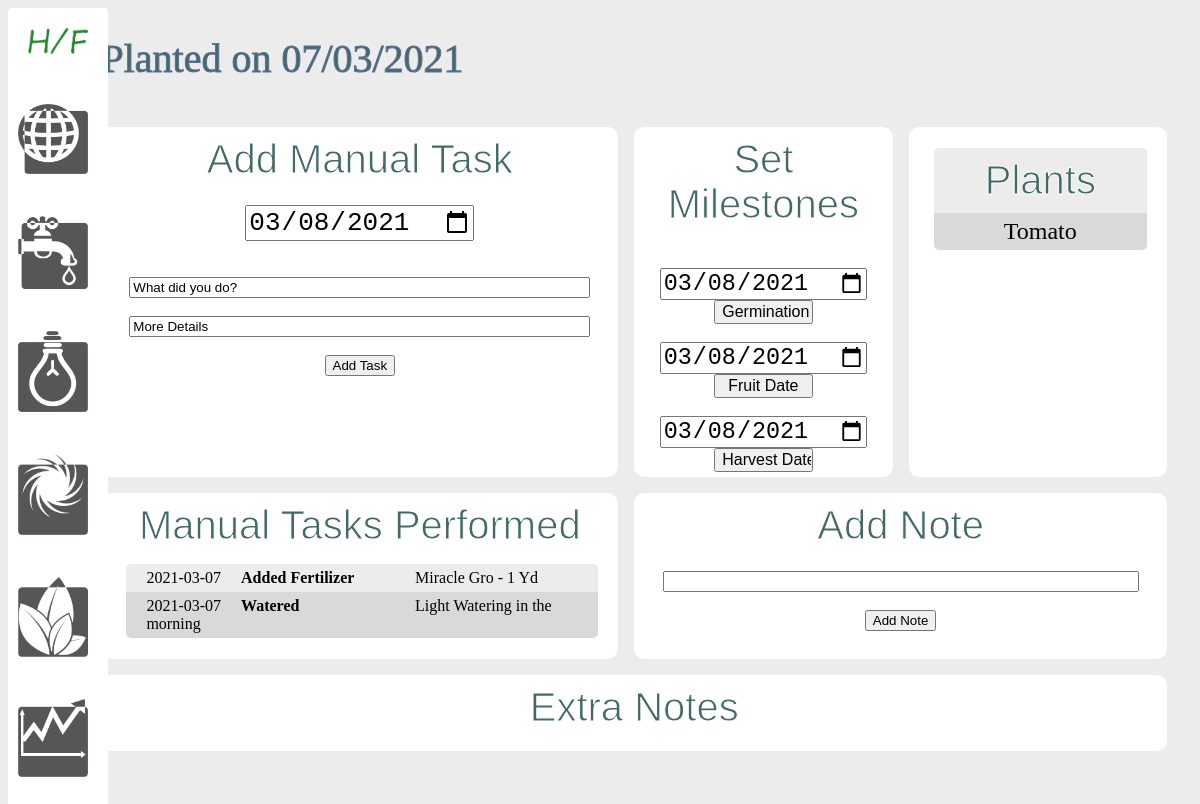
Before: /crop/1 with the older database file.
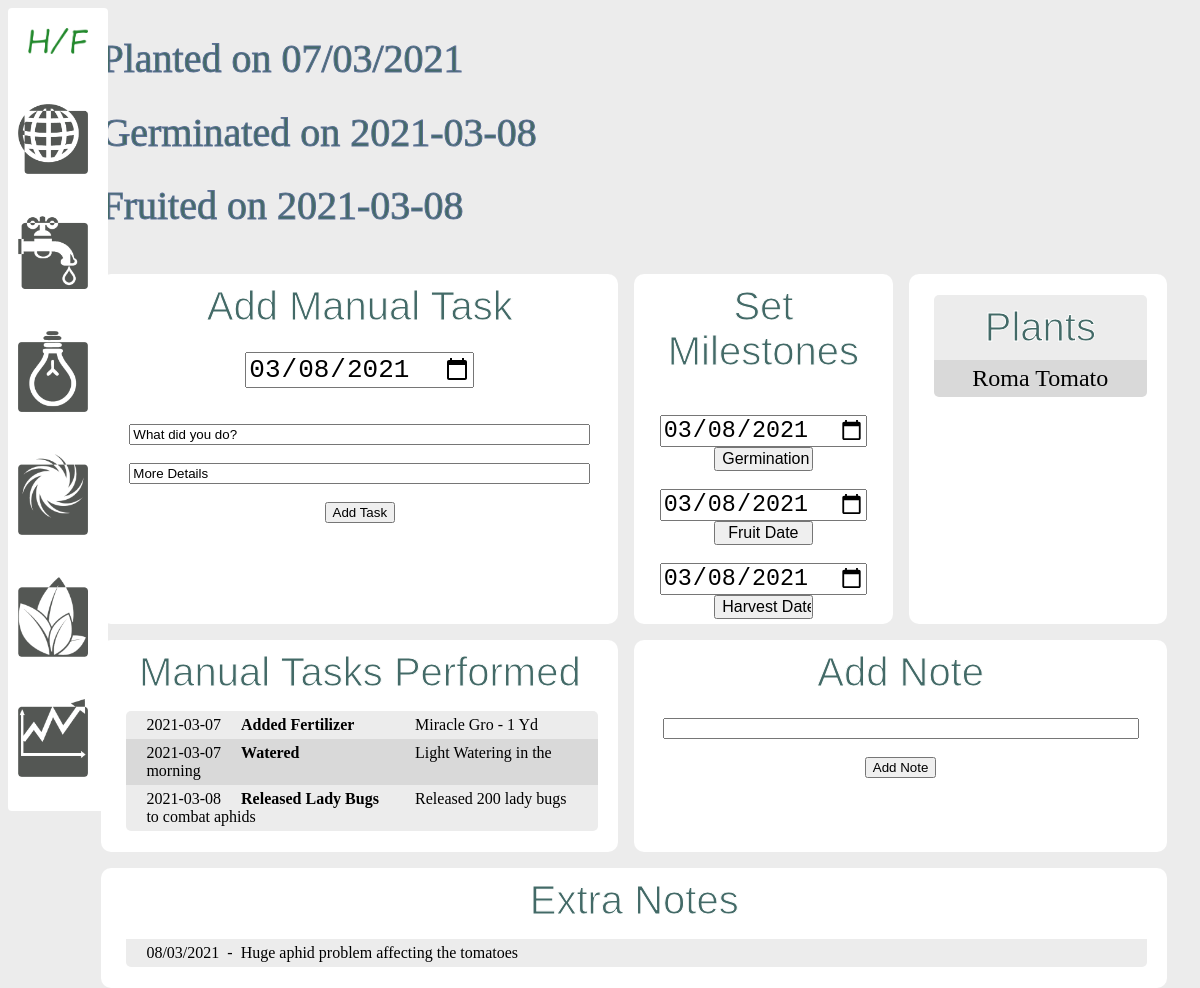
After: the same page with the newer database file.
### models.py (models this page shows)
class Crop(db.Model):
    id = db.Column(db.Integer, primary_key=True)
    enviro_id = db.Column(db.Integer, db.ForeignKey('enviro.id'))
    germ_date = db.Column(db.String(30), nullable=True)
    plant_date = db.Column(db.String(30), default='')
    harvested_date = db.Column(db.String(30), nullable=True)
    fruit_date = db.Column(db.String(30), nullable=True)
    harvest_rating = db.Column(db.String(255), nullable=True)
    logs = db.relationship('Log', backref='log')
    plants = db.relationship('Plant', secondary='crop_plants',
        backref=db.backref('plant', lazy=True))

class Plant(db.Model):
    id = db.Column(db.Integer, primary_key=True)
    name = db.Column(db.String(50), nullable=False)
    best_ec = db.Column(db.Float, nullable=True)
    best_temp = db.Column(db.Integer, nullable=True)
    best_season = db.Column(db.String(15), nullable=True)

class Log(db.Model):
    id = db.Column(db.Integer, primary_key=True)
    crop_id = db.Column(db.Integer, db.ForeignKey('crop.id'))
    task = db.Column(db.String(100), nullable=True)
    note = db.Column(db.String(255), nullable=True)
    note_date = db.Column(db.String(30), default='')
    crops = db.relationship('Crop', backref='log', lazy=True)

### views.py (the view)
@app.route('/crop/<int:id>', methods=['POST', 'GET'])
def crop(id):
    if request.method == 'POST':
        crop = Crop.query.get_or_404(id)
        if request.form['milestone'] == 'germ':
            crop.germ_date = request.form['date']
        elif request.form['milestone'] == 'fruit':
            crop.fruit_date = request.form['date']
        elif request.form['milestone'] == 'harvest':
            crop.harvested_date = request.form['date']
        try:
            db.session.commit()
            return redirect('/crop/{}'.format(id))
        except:
            return 'There was an issue adding the crop'
    else:
        crop = Crop.query.get_or_404(id)
        today1 = date.today()
        today1 = today1.strftime("%Y-%m-%d")
        return render_template('manage_crop.html', crop=crop,today=today1)

### templates/manage_crop.html (shortened to what this page needs)
{% extends 'layout.html' %}
{% block body %}
    <h1>Planted on {{crop.plant_date}}</h1>
    {% if crop.germ_date %}<h1>Germinated on {{crop.germ_date}}</h1>{%endif%}
    {% if crop.fruit_date %}<h1>Fruited on {{crop.fruit_date}}</h1>{%endif%}
    <br />
    <div class = "container crop">
        <div class = "extra_tasks">
            <h2>Add Manual Task</h2>
            <br />
            <form action="/add_log/{{crop.id}}" method="POST" id="enviro-form">
                <input type="date" id="note_date" name="note_date" value="{{today}}">
                <br /><br />
                <input type="text" id="task" name="task" value="What did you do?">
                <br /><br />
                <input type="text" id="note" name="note" value="More Details">
                <br /><br />
                <input type="submit" value="Add Task">
            </form>
        </div>
        <div class = "milestone_links">
            <h2>Set Milestones</h2>
            <br /><br />
            <form action="/crop/{{crop.id}}" method="POST" id="enviro-form"width ="100%">
                <input type="date" id="date" name="date" value="{{today}}">
                <input type="submit" value="Germination Date" id="date_btn">
            </form>
            <br />
            <form action="/crop/{{crop.id}}" method="POST" id="enviro-form">
                <input type="date" id="date" name="date" value="{{today}}">
                <input type="submit" value="Fruit Date" id="date_btn">
            </form>
            <br />
            <form action="/crop/{{crop.id}}" method="POST" id="enviro-form">
                <input type="date" id="date" name="date" value="{{today}}">
                <input type="submit" value="Harvest Date" id="date_btn">
            </form>
        </div>
        <div class = "crop_list">
            <ul>
                <li>
                    <h2>Plants</h2>
                </li>
                    {% for plant in crop.plants %}
                        <li class="crop_plants">{{ plant.name }}</li>
                    {% endfor %}
            </ul>
        </div>
        <div class = "extra_tasks">
            <h2>Manual Tasks Performed</h2>
            <ul>
            {% for log in crop.logs %}
                {% if log.task %}
                <li>
                    <div class="task_list">{{ log.note_date }} <span class="bold">{{ log.task }}</span> {{ log.note }}</div>
                </li>
                {% endif %}
            {% endfor %}
            </ul>
        </div>
        <div class = "add_note">
            <h2>Add Note</h2>
            <br />
            <form action="/add_log/{{crop.id}}" method="POST" id="enviro-form">
                <input type="text" id="note" name="note" value="">
                <br /><br />
                <input type="submit" value="Add Note">
            </form>
        </div>
        <div class = "notes">
            <h2>Extra Notes</h2>
            <ul>
            {% for log in crop.logs %}
                {% if not log.task %}
                <li>
                    <div class="task_list">{{ log.note_date }}&nbsp; - &nbsp;{{ log.note }}</div>
                </li>
                {% endif %}
            {% endfor %}
            </ul>
        </div>
    </div>
{% endblock %}

### templates/layout.html (shortened to what this page needs)
<!DOCTYPE html>
<html lang="en">
<head>
    <link rel = "stylesheet" href = "{{ url_for('static', filename='css/main.css') }}">
</head>
<body>
        <div class = "left-col">
            <a href="/">
                <img width="60px" src = "{{ url_for('static', filename='img/hf-icon.png') }}">
            </a>
            <br /><br /><br />
            <a id = "nav_link" {% if enviros %} class = "active" {% endif %} href="/enviro">
                <img class="nav_link" src = "{{ url_for('static', filename='img/environment1.png') }}">
            </a>
            <br /><br />
            <a id = "nav_link" {% if waters %} class = "active" {% endif %} href="/water">
                <img class="nav_link"  src = "{{ url_for('static', filename='img/water1.png') }}">
            </a>
            <br /><br />
            <a id = "nav_link" {% if lights %} class = "active" {% endif %} href="/light">
                <img class="nav_link"  src = "{{ url_for('static', filename='img/light1.png') }}">
            </a>
            <br /><br />
            <a id = "nav_link" {% if airs %} class = "active" {% endif %} href="/air">
                <img class="nav_link"  src = "{{ url_for('static', filename='img/air1.png') }}">
            </a>
            <br /><br />
            <a id = "nav_link" {% if plants %} class = "active" {% endif %} href="/plant">
                <img class="nav_link"  src = "{{ url_for('static', filename='img/plant1.png') }}">
            </a>
            <br /><br />
            <a id = "nav_link" href="#">
                <img class="nav_link"  src = "{{ url_for('static', filename='img/analytics1.png') }}">
            </a>
        </div>
        <div class="content">
    {% block body %}
    {% endblock %}
</div>
</body>
</html>

### static/css/main.css (style rules this page uses)
body { background: rgb(236,236,236); }
a { text-decoration: none; color: #1E5631; }
ul { list-style: none; padding-left: 5px; }
h1 { font-weight: normal; font-size: 2.5em; color: #436a67; -webkit-text-stroke-width: 1px; -webkit-text-stroke-color: rgb(92, 112, 149); }
.add_note { grid-column: span 2; }
.notes { grid-column: span 3; }
.left-col { float:left; clear:none; position:absolute; background: rgb(255,255,255); background: rgb(255,255,255); padding:20px; border-radius: 4px; width:60px; }
.content { width: 90%; float:right; margin-right:25px; }
li:nth-child(even) { background-color: #d9d9d9; }
li:nth-child(odd) { background-color: #ececec; }
li:nth-child(1) { border-radius: 5px 5px 0px 0px; }
li:nth-last-child(1) { border-radius: 0px 0px 5px 5px; }
li { padding:5px 20px; }
.container { display:grid; grid-template-columns: 1fr 1fr 1fr 1fr; gap: 1em; }
.crop { grid-template-columns: 2fr 1fr 1fr; }
.crop_list, .milestone_links, .extra_tasks, .add_note, .notes { padding:5px 20px; display:block; text-align: center; border-radius:10px; float:left; background-color: #fff; }
#note, #task { width:95%; }
.task_list { text-align: left; }
.bold { font-weight:bold; width: 170px; padding-left: 16px; display:inline-block; }
#date { font-size:1.8em; }
#date_btn { width:45%; font-size:1em; }
.crop_plants { font-size:1.5em; }
#note_date { margin:auto; display:block; font-size:2em; float:none; }
a#nav_link { width:80px; display:inline-block; margin-left:-20px; padding:10px; }
.nav_link { width:70px; }
h2 { text-align: center; margin:5px; font-weight:normal; font-size: 2.5em; font-family:arial; color: #436a67; -webkit-text-stroke-width: 1px; -webkit-text-stroke-color: #fff; }

Changed rows visible on the page:
changed Crop: germ_date (not shown) → "2021-03-08"; fruit_date (not shown) → "2021-03-08"
changed Plant: name "Tomato" → "Roma Tomato"
added Log: note_date "2021-03-08", task "Released Lady Bugs", note "Released 200 lady bugs to combat aphids", shown under "Manual Tasks Performed"
added Log: note_date "08/03/2021", note "Huge aphid problem affecting the tomatoes", shown under "Extra Notes"
Other visible differences:
text now shown: "Germinated on Fruited on"
